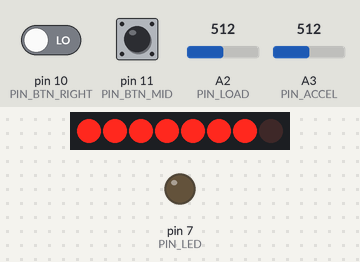
Simulated run of this sketch. Board: Arduino Uno, built with avr-gcc and run on an emulated ATmega328P. Shown: 8 shift-register outputs drawn as a row of LEDs (first output left, lit = HIGH), output pins drawn as LEDs (lit = HIGH). Wiring (inferred from the names in the program): shift register (74HC595): data pin 5; shift clock pin 6; latch pin 3. Wiring (inferred from the signals the program sends): row of LEDs: on Q0, Q1, Q2, Q3, Q4, Q5, Q6, Q7. The inputs (shaded band) are chosen by the test bench; at power-on: pin 11 (PIN_BTN_MID) LOW, pin 10 (PIN_BTN_RIGHT) LOW, A2 (PIN_LOAD) = 512, A3 (PIN_ACCEL) = 512. Pins used as bus, display or sensor lines are not drawn; what the sketch prints to the serial monitor is not drawn.

Above: at 1.6 s.
1.7 s: pin 11 (PIN_BTN_MID) pulled HIGH for 0.15 s
At 2.2 s:
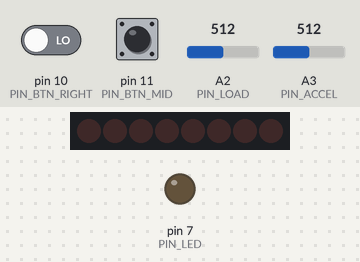
3.9 s: pin 11 (PIN_BTN_MID) pulled HIGH for 1 s
At 5.35 s:
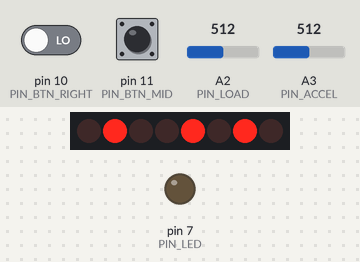
10.9 s: pin 11 (PIN_BTN_MID) pulsed HIGH 5 times (0.12 s each, 0.3 s apart)
At 13.2 s:
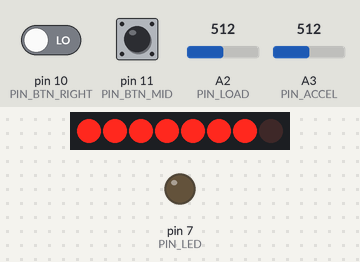
13.9 s: pin 10 (PIN_BTN_RIGHT) driven HIGH and pin 11 (PIN_BTN_MID) driven HIGH
At 15.4 s:
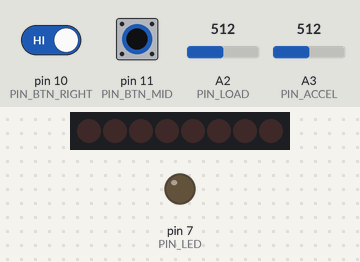
Timing chart, 0 to 16.9 s (numbered marks = the images above; inputs shaded):
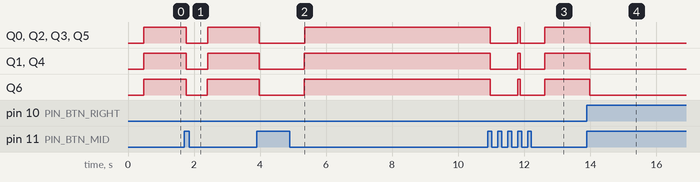

The sketch:

final_project_code_rev2.ino
```cpp
#define PIN_RESET 2
#define PIN_CE   3
#define PIN_DC   4
#define PIN_DIN  5
#define PIN_CLK  6
#define PIN_LED  7
#define PIN_BTN_RIGHT  10
#define PIN_BTN_MID  11
#define PIN_BTN_LEFT  12

#define PIN_LOAD A2
#define PIN_ACCEL A3

#define LCD_C     LOW
#define LCD_D     HIGH

#define LCD_X     84
#define LCD_Y     48
#define LED_BRIGHTNESS  50

#define ON 1
#define OFF 0

#define TRUE 1
#define FALSE 0

#define MODE_1 1  // Display chart
#define MODE_2 2  // Clear chart
#define MODE_3 3  // Display points on C#

// Previous values array size
#define PREV_ARRAY_SIZE 3

unsigned int accelOutput = 0;
double pi = 3.14159;
double mass = 0;
unsigned long startFlag = 0;
unsigned long prevTime = 0;
unsigned long timeDif = 0;
unsigned long dampedPeriod = 0;
unsigned long avgDampedPeriod = 0;
unsigned long avgDampedFrequency = 0;
unsigned long buttonPressedFlag = 0;

unsigned long dataPointsCount = 0;

const bool arduinoTestFlag = false;

// Define the number of samples to keep track of.  The higher the number,
// the more the readings will be smoothed, but the slower the output will
// respond to the input.  Using a constant rather than a normal variable lets
// use this value to determine the size of the readings array.
const int numReadings = 3;  // For averaging/smoothing

int accelReadings[numReadings];      // the readings from the analog input
int readIndex = 0;              // the index of the current reading
int totalAccel = 0;                  // the running total
int averageAccel = 0;                // the average

// Array that stores the previous average values
unsigned long prevAverageArray[PREV_ARRAY_SIZE];

int dataPoints = 0;

int displayCounter = 0;

static const byte ASCII[][5] =
{
  {0x00, 0x00, 0x00, 0x00, 0x00} // 20
  , {0x00, 0x00, 0x5f, 0x00, 0x00} // 21 !
  , {0x00, 0x07, 0x00, 0x07, 0x00} // 22 "
  , {0x14, 0x7f, 0x14, 0x7f, 0x14} // 23 #
  , {0x24, 0x2a, 0x7f, 0x2a, 0x12} // 24 $
  , {0x23, 0x13, 0x08, 0x64, 0x62} // 25 %
  , {0x36, 0x49, 0x55, 0x22, 0x50} // 26 &
  , {0x00, 0x05, 0x03, 0x00, 0x00} // 27 '
  , {0x00, 0x1c, 0x22, 0x41, 0x00} // 28 (
  , {0x00, 0x41, 0x22, 0x1c, 0x00} // 29 )
  , {0x14, 0x08, 0x3e, 0x08, 0x14} // 2a *
  , {0x08, 0x08, 0x3e, 0x08, 0x08} // 2b +
  , {0x00, 0x50, 0x30, 0x00, 0x00} // 2c ,
  , {0x08, 0x08, 0x08, 0x08, 0x08} // 2d -
  , {0x00, 0x60, 0x60, 0x00, 0x00} // 2e .
  , {0x20, 0x10, 0x08, 0x04, 0x02} // 2f /
  , {0x3e, 0x51, 0x49, 0x45, 0x3e} // 30 0
  , {0x00, 0x42, 0x7f, 0x40, 0x00} // 31 1
  , {0x42, 0x61, 0x51, 0x49, 0x46} // 32 2
  , {0x21, 0x41, 0x45, 0x4b, 0x31} // 33 3
  , {0x18, 0x14, 0x12, 0x7f, 0x10} // 34 4
  , {0x27, 0x45, 0x45, 0x45, 0x39} // 35 5
  , {0x3c, 0x4a, 0x49, 0x49, 0x30} // 36 6
  , {0x01, 0x71, 0x09, 0x05, 0x03} // 37 7
  , {0x36, 0x49, 0x49, 0x49, 0x36} // 38 8
  , {0x06, 0x49, 0x49, 0x29, 0x1e} // 39 9
  , {0x00, 0x36, 0x36, 0x00, 0x00} // 3a :
  , {0x00, 0x56, 0x36, 0x00, 0x00} // 3b ;
  , {0x08, 0x14, 0x22, 0x41, 0x00} // 3c <
  , {0x14, 0x14, 0x14, 0x14, 0x14} // 3d =
  , {0x00, 0x41, 0x22, 0x14, 0x08} // 3e >
  , {0x02, 0x01, 0x51, 0x09, 0x06} // 3f ?
  , {0x32, 0x49, 0x79, 0x41, 0x3e} // 40 @
  , {0x7e, 0x11, 0x11, 0x11, 0x7e} // 41 A
  , {0x7f, 0x49, 0x49, 0x49, 0x36} // 42 B
  , {0x3e, 0x41, 0x41, 0x41, 0x22} // 43 C
  , {0x7f, 0x41, 0x41, 0x22, 0x1c} // 44 D
  , {0x7f, 0x49, 0x49, 0x49, 0x41} // 45 E
  , {0x7f, 0x09, 0x09, 0x09, 0x01} // 46 F
  , {0x3e, 0x41, 0x49, 0x49, 0x7a} // 47 G
  , {0x7f, 0x08, 0x08, 0x08, 0x7f} // 48 H
  , {0x00, 0x41, 0x7f, 0x41, 0x00} // 49 I
  , {0x20, 0x40, 0x41, 0x3f, 0x01} // 4a J
  , {0x7f, 0x08, 0x14, 0x22, 0x41} // 4b K
  , {0x7f, 0x40, 0x40, 0x40, 0x40} // 4c L
  , {0x7f, 0x02, 0x0c, 0x02, 0x7f} // 4d M
  , {0x7f, 0x04, 0x08, 0x10, 0x7f} // 4e N
  , {0x3e, 0x41, 0x41, 0x41, 0x3e} // 4f O
  , {0x7f, 0x09, 0x09, 0x09, 0x06} // 50 P
  , {0x3e, 0x41, 0x51, 0x21, 0x5e} // 51 Q
  , {0x7f, 0x09, 0x19, 0x29, 0x46} // 52 R
  , {0x46, 0x49, 0x49, 0x49, 0x31} // 53 S
  , {0x01, 0x01, 0x7f, 0x01, 0x01} // 54 T
  , {0x3f, 0x40, 0x40, 0x40, 0x3f} // 55 U
  , {0x1f, 0x20, 0x40, 0x20, 0x1f} // 56 V
  , {0x3f, 0x40, 0x38, 0x40, 0x3f} // 57 W
  , {0x63, 0x14, 0x08, 0x14, 0x63} // 58 X
  , {0x07, 0x08, 0x70, 0x08, 0x07} // 59 Y
  , {0x61, 0x51, 0x49, 0x45, 0x43} // 5a Z
  , {0x00, 0x7f, 0x41, 0x41, 0x00} // 5b [
  , {0x02, 0x04, 0x08, 0x10, 0x20} // 5c ¥
  , {0x00, 0x41, 0x41, 0x7f, 0x00} // 5d ]
  , {0x04, 0x02, 0x01, 0x02, 0x04} // 5e ^
  , {0x40, 0x40, 0x40, 0x40, 0x40} // 5f _
  , {0x00, 0x01, 0x02, 0x04, 0x00} // 60 `
  , {0x20, 0x54, 0x54, 0x54, 0x78} // 61 a
  , {0x7f, 0x48, 0x44, 0x44, 0x38} // 62 b
  , {0x38, 0x44, 0x44, 0x44, 0x20} // 63 c
  , {0x38, 0x44, 0x44, 0x48, 0x7f} // 64 d
  , {0x38, 0x54, 0x54, 0x54, 0x18} // 65 e
  , {0x08, 0x7e, 0x09, 0x01, 0x02} // 66 f
  , {0x0c, 0x52, 0x52, 0x52, 0x3e} // 67 g
  , {0x7f, 0x08, 0x04, 0x04, 0x78} // 68 h
  , {0x00, 0x44, 0x7d, 0x40, 0x00} // 69 i
  , {0x20, 0x40, 0x44, 0x3d, 0x00} // 6a j
  , {0x7f, 0x10, 0x28, 0x44, 0x00} // 6b k
  , {0x00, 0x41, 0x7f, 0x40, 0x00} // 6c l
  , {0x7c, 0x04, 0x18, 0x04, 0x78} // 6d m
  , {0x7c, 0x08, 0x04, 0x04, 0x78} // 6e n
  , {0x38, 0x44, 0x44, 0x44, 0x38} // 6f o
  , {0x7c, 0x14, 0x14, 0x14, 0x08} // 70 p
  , {0x08, 0x14, 0x14, 0x18, 0x7c} // 71 q
  , {0x7c, 0x08, 0x04, 0x04, 0x08} // 72 r
  , {0x48, 0x54, 0x54, 0x54, 0x20} // 73 s
  , {0x04, 0x3f, 0x44, 0x40, 0x20} // 74 t
  , {0x3c, 0x40, 0x40, 0x20, 0x7c} // 75 u
  , {0x1c, 0x20, 0x40, 0x20, 0x1c} // 76 v
  , {0x3c, 0x40, 0x30, 0x40, 0x3c} // 77 w
  , {0x44, 0x28, 0x10, 0x28, 0x44} // 78 x
  , {0x0c, 0x50, 0x50, 0x50, 0x3c} // 79 y
  , {0x44, 0x64, 0x54, 0x4c, 0x44} // 7a z
  , {0x00, 0x08, 0x36, 0x41, 0x00} // 7b {
  , {0x00, 0x00, 0x7f, 0x00, 0x00} // 7c |
  , {0x00, 0x41, 0x36, 0x08, 0x00} // 7d }
  , {0x10, 0x08, 0x08, 0x10, 0x08} // 7e ←
  , {0x78, 0x46, 0x41, 0x46, 0x78} // 7f →
};

void setup(void)
{
  Serial.begin(9600);
  ButtonInit();
  LcdInit();
  LcdClear();
  ResetAveragingArray(); // Initializes array
  InitPrevAverageArray();

  GotoXY(0,0);
  LcdWriteString("PerfEGG with");
  GotoXY(0,1);
  LcdWriteString("    with");
  GotoXY(0,2);
  LcdWriteString("  PerfEGGct");}

void ButtonInit(void)
{
  pinMode(PIN_LED, OUTPUT);
  pinMode(PIN_CE, OUTPUT);
  pinMode(PIN_RESET, OUTPUT);
}

void LcdInit(void)
{
  pinMode(PIN_LED, OUTPUT);
  pinMode(PIN_CE, OUTPUT);
  pinMode(PIN_RESET, OUTPUT);
  pinMode(PIN_DC, OUTPUT);
  pinMode(PIN_DIN, OUTPUT);
  pinMode(PIN_CLK, OUTPUT);
  analogWrite(PIN_LED, LED_BRIGHTNESS);
  digitalWrite(PIN_RESET, LOW); // Internal registers and RAM are undefined, must RES
  digitalWrite(PIN_RESET, HIGH);
  LcdWrite(LCD_C, 0x21 );  // Set H=1 to get extended instruction set
  LcdWrite(LCD_C, 0xB1 );  // Set LCD Vop (Contrast). //0xB0 for 5V, 0XB1 for 3.3v, 0XBF if screen too dark
  LcdWrite(LCD_C, 0x14 );  // Optimal bias value n = 4 (refer to datasheet)
//  LcdWrite(LCD_C, 0x04 );  // Set Temp coefficent
  LcdWrite(LCD_C, 0x20 );  // H=0, exit extended instruction mode
  LcdWrite(LCD_C, 0x0C );  // Set LCD to be in normal mode
}

void ResetAveragingArray(void) {
  // initialize all the readings to 0:
  for (int thisReading = 0; thisReading < numReadings; thisReading++) {
    accelReadings[thisReading] = 0;
  }
  readIndex = 0;              // the index of the current reading
  totalAccel = 0;                  // the running total
  averageAccel = 0;                // the average
}

void InitPrevAverageArray(void) {
  // Reset all elements in the peak times array to 0
  for (int index = 0; index < PREV_ARRAY_SIZE; index++) {
    prevAverageArray[index] = 0;
  }
}

void LcdWriteString(char *characters)
{
  while (*characters)
  {
    LcdWriteChar(*characters++);
  }
}

void LcdWriteChar(char character)
{
  LcdWrite(LCD_D, 0x00);
  for (int index = 0; index < 5; index++)
  {
    LcdWrite(LCD_D, ASCII[character - 0x20][index]);
  }
  LcdWrite(LCD_D, 0x00);
}

void LcdWriteDec(unsigned long n){
  if(n >= 10){
    LcdWriteDec(n/10);
    n = n%10;
  }
  LcdWriteChar(n+'0'); /* n is between 0 and 9 */
}

void LcdWrite(byte dc, byte data)
{
  digitalWrite(PIN_DC, dc);
  digitalWrite(PIN_CE, LOW);
  shiftOut(PIN_DIN, PIN_CLK, MSBFIRST, data);
  digitalWrite(PIN_CE, HIGH);
}

void LcdClear(void)
{
  for (int index = 0; index < LCD_X * LCD_Y; index++)
  {
    LcdWrite(LCD_D, 0x00);
  }
}

void GotoXY(int x, int y)
{
  LcdWrite( 0, 0x80 | x);  // Column.
  LcdWrite( 0, 0x40 | y);  // Row.
}

void DisplayMass() {
  GotoXY(0,4);
  LcdWriteString("Mass: ");
  mass = analogRead(PIN_LOAD) - 155;
  if(mass < 0) {
    LcdWriteDec(0);
    displayCounter = 0;
  } else {
    LcdWriteDec(int(mass*1.44444));
    displayCounter = 0;
  }
  LcdWriteString("g  ");
  displayCounter++;
}

void GetDampedPeriods() {
  accelOutput = analogRead(PIN_ACCEL);

  // When you flick the controller, the accel exceeds 600
  // This tells us when to begin calculating the periods
  if(accelOutput > 310) {
    startFlag = TRUE; // Start calculating the periods
  }

  while(startFlag == TRUE) {
    CalculateAndStoreAverage();
  }
}

void CalculateAndStoreAverage() {
  // subtract the last reading:
  totalAccel = totalAccel - accelReadings[readIndex];
  // read from the sensor:
  accelReadings[readIndex] = analogRead(PIN_ACCEL);
  // add the reading to the total:
  totalAccel = totalAccel + accelReadings[readIndex];
  // advance to the next position in the array:
  readIndex = readIndex + 1;

  // if we're at the end of the array...
  if (readIndex >= numReadings) {
    // ...wrap around to the beginning:
    readIndex = 0;
  }

  // calculate the average:
  averageAccel = totalAccel / numReadings;
  dataPointsCount++;

  // send it to the computer as ASCII digits
  if(arduinoTestFlag==true) {
    Serial.print(averageAccel);
    Serial.print(",");
  }

  if(digitalRead(PIN_BTN_MID) == 1) {
    WriteDecimalToSerial(averageAccel, MODE_1);
    WriteDecimalToSerial(dataPointsCount, MODE_3);
  }

  // Update array with the previous values
  for(int index = 0; index < PREV_ARRAY_SIZE; index++) {
    // If we are at the last element, then update it with the new averageAccel
    if(index == PREV_ARRAY_SIZE - 1) {
      prevAverageArray[index] = averageAccel;
    } else {
      prevAverageArray[index] = prevAverageArray[index+1];
    }
  }

  if(dataPointsCount > 500) {
    startFlag = FALSE;
    dataPointsCount = 0;
  }

  delay(1);        // delay in between reads for stability
}

void loop(void)
{
  DisplayMass();

  prevTime = millis();
  while(digitalRead(PIN_BTN_MID) == 1) { // While button is pressed
    GetDampedPeriods();
  }
  ResetAveragingArray();

  if(digitalRead(PIN_BTN_RIGHT) == 1) {
    WriteDecimalToSerial(255,MODE_2); // Command to clear screen
  }
}

// DEBUGGING COMMANDS
void WriteDecimalToSerial(int data, int mode) {
  if(arduinoTestFlag == false) {
    Serial.write(0); // Start byte
    Serial.write(mode);
    Serial.write(lowByte(data));
    Serial.write(highByte(data));
  }
}
```

Measured:
- after the input at 1.7 s, Q0–5: HIGH → LOW after 0.07 s, → HIGH 0.65 s later; Q6: HIGH → LOW after 0.07 s, → HIGH 0.64 s later
- after the input at 3.9 s, Q0–6: HIGH → LOW after 0.08 s, → HIGH 1.4 s later
- after the input at 10.9 s, Q0–6: alternates HIGH for 0.07 s and LOW for 0.79 s, starting after 0.07 s
- after the input at 13.9 s, Q0–6: HIGH → LOW after 0.08 s
